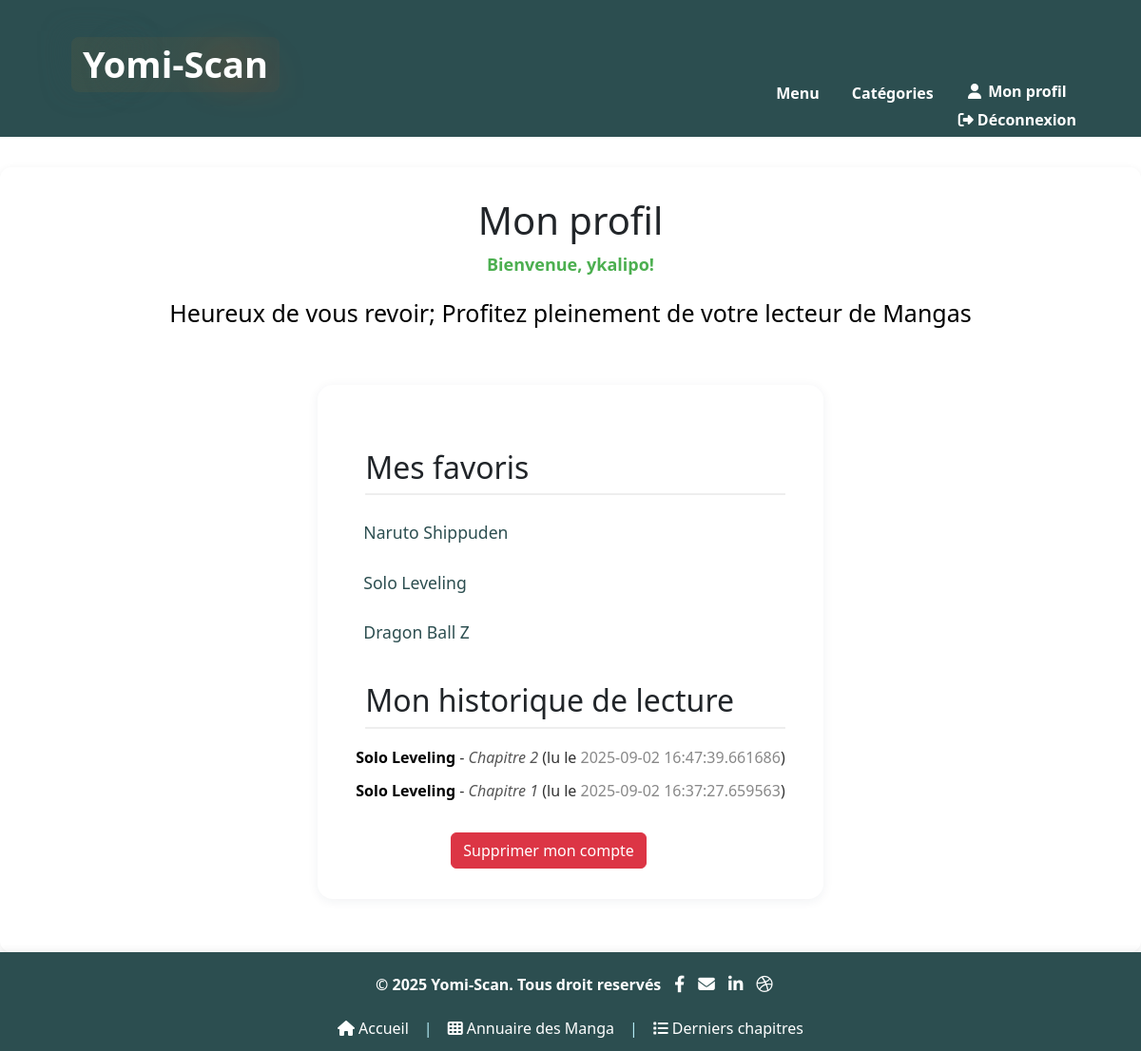
Before: /profile (signed in) with the older database file.
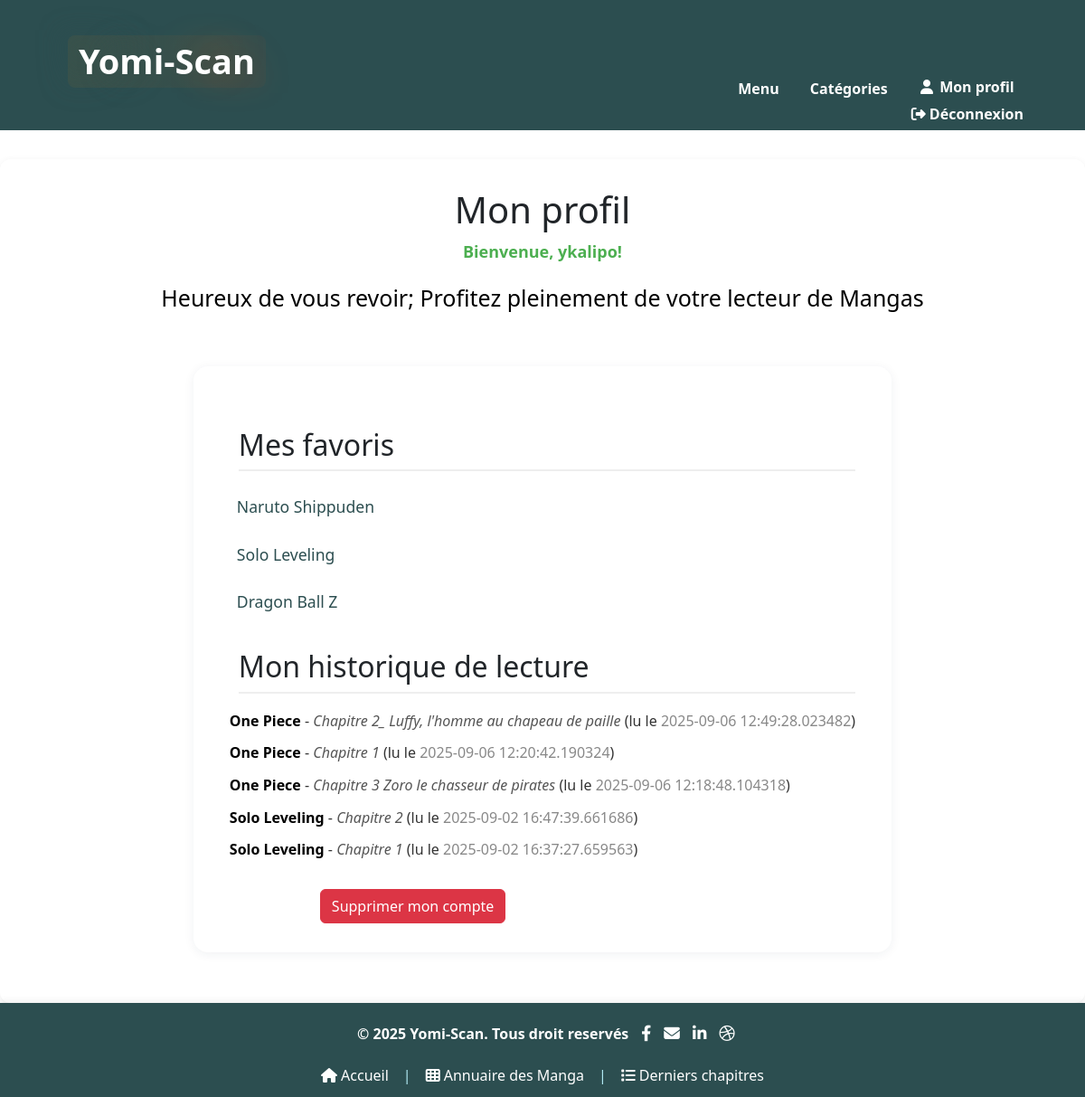
After: the same page with the newer database file.
### models.py (models this page shows, shortened)
class User(db.Model, UserMixin):
    id = db.Column(db.Integer, primary_key=True)
    username = db.Column(db.String(64), unique=True, nullable=False)
    email = db.Column(db.String(120), unique=True, nullable=False)
    password_hash = db.Column(db.String(128))
    reset_token_used = db.Column(db.Boolean, default=False)  # Nouveau champ
    role = db.Column(db.String(16), default="user")  # "admin" ou "user"
    is_admin = db.Column(db.Boolean, default=False)

class Favorite(db.Model):
    id = db.Column(db.Integer, primary_key=True)
    user_id = db.Column(db.Integer, db.ForeignKey('user.id'), nullable=False)
    manga_id = db.Column(db.Integer, db.ForeignKey('manga.id'), nullable=False)
    created_at = db.Column(db.DateTime, default=datetime.utcnow)

class Manga(db.Model):
    id = db.Column(db.Integer, primary_key=True)
    name = db.Column(db.String(120), unique=True, nullable=False)
    author = db.Column(db.String(120))
    year = db.Column(db.String(4))
    category = db.Column(db.String(64))
    syllabus = db.Column(db.Text)
    cover_filename = db.Column(db.String(256))
    date_added = db.Column(db.Integer, default=lambda: int(time.time()))
    is_hot = db.Column(db.Boolean, default=False)
    is_new = db.Column(db.Boolean, default=False)
    is_top = db.Column(db.Boolean, default=False)
    views = db.Column(db.Integer, default=0)
    status = db.Column(db.String(20), default="En cours")
    chapters = db.relationship('Chapter', backref='manga', lazy=True)
    ratings = db.relationship('Rating', backref='manga', lazy=True)
    comments = db.relationship('Comment', backref='manga', lazy=True)
    favorites = db.relationship('Favorite', backref='manga', lazy=True)
    histories = db.relationship('ReadingHistory', lazy=True)

class ReadingHistory(db.Model):
    __tablename__ = 'reading_history'
    user_id = db.Column(db.Integer, db.ForeignKey('user.id'), primary_key=True)
    manga_id = db.Column(db.Integer, db.ForeignKey('manga.id'), primary_key=True)
    chapter_name = db.Column(db.String(120), primary_key=True)
    last_read_at = db.Column(db.DateTime, default=datetime.utcnow)
    user = db.relationship('User', backref='reading_history')
    manga = db.relationship('Manga', backref='reading_histories')

### app.py (the view)
@app.route('/profile')
@login_required
def profile():
    favorites = Favorite.query.filter_by(user_id=current_user.id).all()
    history = ReadingHistory.query.filter_by(user_id=current_user.id)\
        .order_by(ReadingHistory.last_read_at.desc()).all()
    return render_template('profile.html', favorites=favorites, history=history)

### app.py (called while the page is built, shortened)
@login_manager.user_loader
def load_user(user_id):
    return User.query.get(int(user_id))

@app.context_processor
def utility_processor():
    return dict(get_cover_url=get_cover_url)

@app.template_filter('datetimeformat')
def datetimeformat(value):
    if isinstance(value, (int, float)):
        return datetime.fromtimestamp(value).strftime('%d/%m/%Y')
    return value

@app.context_processor
def inject_categories():
    source = get_source()
    if source == "db":
        categories = sorted({m.category or "Autre" for m in Manga.query.all()})
    return dict(categories=categories)

def get_source():
    source = request.args.get("source")
    if source == "db":
        return "db"
    elif source == "fs":
        return "fs"
    return "db" if USE_DATABASE else "fs"

### templates/profile.html (shortened to what this page needs)
{% extends "base.html" %}
{% block content %}
<h1>Mon profil</h1>
{% if current_user and current_user.is_authenticated %}
    <p style="font-size: 18px; color: #4CAF50; font-weight: bold; text-align: center;">
        Bienvenue, {{ current_user.username }}!
    </p>
    <p style="font-size: 25px; color: #000; text-align: center;">
        Heureux de vous revoir; Profitez pleinement de votre lecteur de Mangas
    </p>
{% endif %}
<div class="profile-container">
    <h2>Mes favoris</h2>
    <ul class="profile-list">
        {% for fav in favorites %}
            <li>
                <a href="{{ url_for('manga', manga_name=fav.manga.name) }}">{{ fav.manga.name }}</a>
            </li>
        {% else %}
            <li class="aucun">Aucun favori.</li>
        {% endfor %}
    </ul>
    <h2>Mon historique de lecture</h2>
    {% for entry in history %}
      <p style="font-size: 16px; color: #333; margin-bottom: 10px;">
        <a href="{{ url_for('manga', manga_name=entry.manga.name) }}" style="font-weight: bold; text-decoration: none; color: #000;">
          {{ entry.manga.name }}
        </a> -
        <a href="{{ url_for('reader', manga_name=entry.manga.name, chapter_name=entry.chapter_name) }}" style="font-style: italic; text-decoration: none; color: #555;">
          {{ entry.chapter_name }}
        </a>
        (lu le <span style="color: #888;">{{ entry.last_read_at|datetimeformat }}</span>)
      </p>
    {% endfor %}
    <a href="{{ url_for('delete_account') }}" class="btn btn-danger" style="margin-top:20px; margin-left: 100px;">Supprimer mon compte</a>
</div>
{% endblock %}

### templates/base.html (shortened to what this page needs)
<!DOCTYPE html>
<html lang="fr">
<head>
    <link rel="stylesheet" href="{{ url_for('static', filename='style.css') }}">
    <link rel="stylesheet" href="https://cdnjs.cloudflare.com/ajax/libs/font-awesome/6.4.0/css/all.min.css">
    <link rel="stylesheet" href="https://cdn.jsdelivr.net/npm/bootstrap@5.3.0/dist/css/bootstrap.min.css">
</head>
<body{% block body_class %}{% endblock %}>
    <header class="main-header">
        <a href="{{ url_for('index') }}" class="site-header" style="text-decoration: none; color: inherit; margin: 10px">
            <h1 class="flaming-title">Yomi-Scan</h1>
        </a>
            <div class="header-actions">
                <div class="dropdown">
                    <button class="menu-toggle-btn" id="header-menu-btn">Menu</button>
                </div>
                <div class="dropdown">
                    <button class="category-toggle-btn" id="header-category-btn">Catégories</button>
                </div>
                <div class="login-links">
                    {% if current_user.is_authenticated %}
                        <a href="{{ url_for('profile') }}" class="nav-link profile-link">
                            <i class="fa fa-user"></i> Mon profil
                        </a>
                        <a href="{{ url_for('logout') }}" class="nav-link logout-link"><i class="fas fa-sign-out-alt" style="color: inherit;"></i> Déconnexion</a>
                    {% else %}
                        <a href="{{ url_for('login') }}" class="nav-link register-link">Inscription</a>
                    {% endif %}
                </div>
    </header>
    <div class="main-content">
        {% block content %}{% endblock %}
        </div>
    <footer>
        <div class="footer-content-wrapper">
            <div class="footer-content">
                <div class="footer-left">
                    <span class="footer-brand">© 2025 Yomi-Scan. Tous droit reservés</span>
                    <a href="https://facebook.com/Yomi-Scan" target="_blank" class="footer-social" title="Facebook">
                        <i class="fab fa-facebook-f"></i>
                    </a>
                    <a href="/contact" class="footer-social" title="Contact">
                        <i class="fas fa-envelope"></i>
                    </a>
                    <a href="https://linkedin.com/Yomi-Scan" target="_blank" class="footer-social" title="LinkedIn">
                        <i class="fab fa-linkedin-in"></i>
                    </a>
                    <a href="https://dribbble.com/Tashika71" target="_blank" class="footer-social" title="Dribbble">
                        <i class="fab fa-dribbble"></i>
                    </a>
                </div>
                <div class="footer-links">
                    <a href="/"><i class="fas fa-home"></i> Accueil</a>
                    <span class="footer-sep">|</span>
                    <a href="/annuaire"><i class="fas fa-th"></i> Annuaire des Manga</a>
                    <span class="footer-sep">|</span>
                    <a href="{{ url_for('derniers_chapitres') }}"><i class="fas fa-list"></i> Derniers chapitres</a>
                </div>
            </div>
        </div>
    </footer>
</body>
</html>

Changed rows visible on the page:
added ReadingHistory: manga.name "One Piece", chapter_name "Chapitre 2_ Luffy, l'homme au chapeau de paille", last_read_at "2025-09-06 12:49:28.023482"
added ReadingHistory: manga.name "One Piece", chapter_name "Chapitre 1", last_read_at "2025-09-06 12:20:42.190324"
added ReadingHistory: manga.name "One Piece", chapter_name "Chapitre 3 Zoro le chasseur de pirates", last_read_at "2025-09-06 12:18:48.104318"
